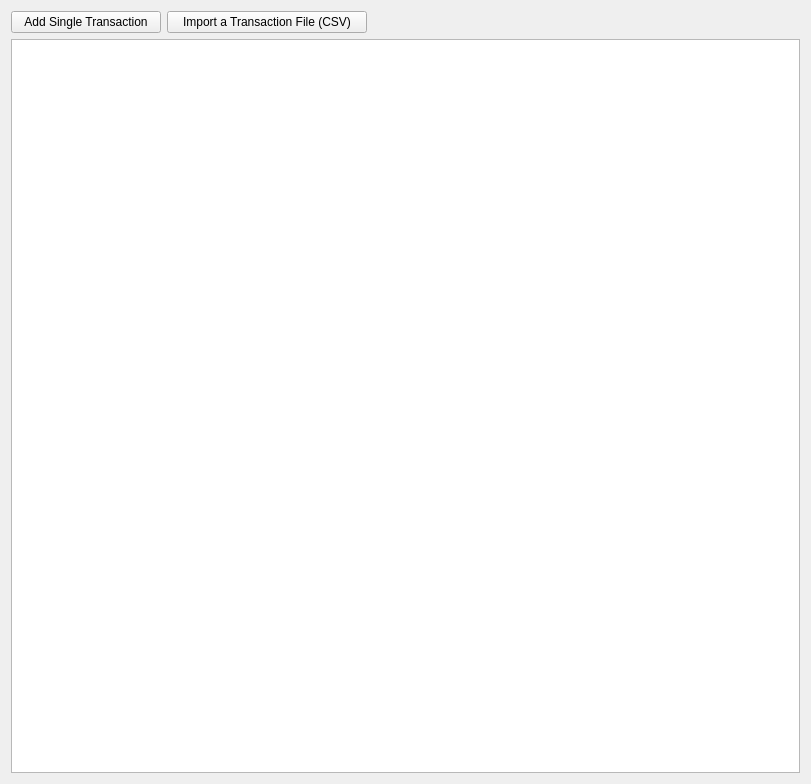
<?xml version="1.0" encoding="UTF-8"?>
<ui version="4.0">
 <class>Form</class>
 <widget class="QWidget" name="Form">
  <property name="geometry">
   <rect>
    <x>0</x>
    <y>0</y>
    <width>811</width>
    <height>784</height>
   </rect>
  </property>
  <property name="windowTitle">
   <string>FullAccount</string>
  </property>
  <layout class="QVBoxLayout" name="verticalLayout">
   <item>
    <layout class="QHBoxLayout" name="horizontalLayout">
     <item>
      <widget class="QPushButton" name="addSingleTransactionBtn">
       <property name="minimumSize">
        <size>
         <width>150</width>
         <height>0</height>
        </size>
       </property>
       <property name="maximumSize">
        <size>
         <width>150</width>
         <height>16777215</height>
        </size>
       </property>
       <property name="text">
        <string>Add Single Transaction</string>
       </property>
      </widget>
     </item>
     <item>
      <widget class="QPushButton" name="importTransactionCSVBtn">
       <property name="minimumSize">
        <size>
         <width>200</width>
         <height>0</height>
        </size>
       </property>
       <property name="maximumSize">
        <size>
         <width>200</width>
         <height>16777215</height>
        </size>
       </property>
       <property name="text">
        <string>Import a Transaction File (CSV)</string>
       </property>
      </widget>
     </item>
     <item>
      <spacer name="horizontalSpacer">
       <property name="orientation">
        <enum>Qt::Horizontal</enum>
       </property>
       <property name="sizeHint" stdset="0">
        <size>
         <width>40</width>
         <height>20</height>
        </size>
       </property>
      </spacer>
     </item>
    </layout>
   </item>
   <item>
    <widget class="QTableWidget" name="transactionsTable">
     <property name="alternatingRowColors">
      <bool>true</bool>
     </property>
     <property name="sortingEnabled">
      <bool>true</bool>
     </property>
    </widget>
   </item>
  </layout>
 </widget>
 <resources/>
 <connections/>
</ui>
